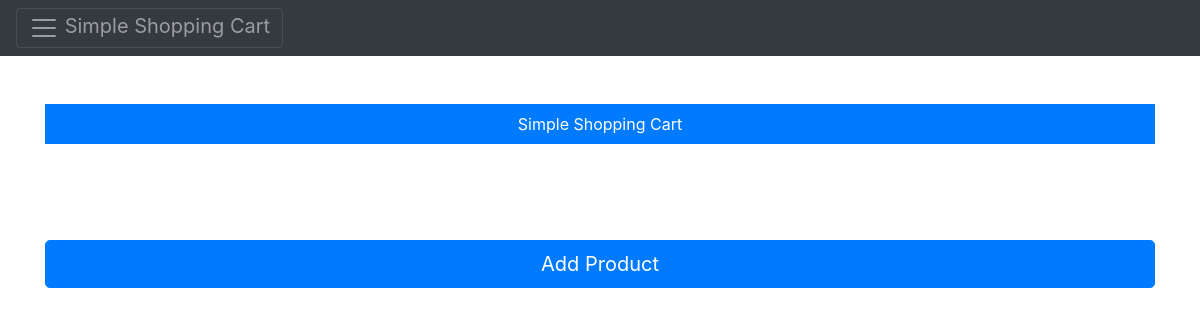
The page /shopping/ on the database as committed earlier.
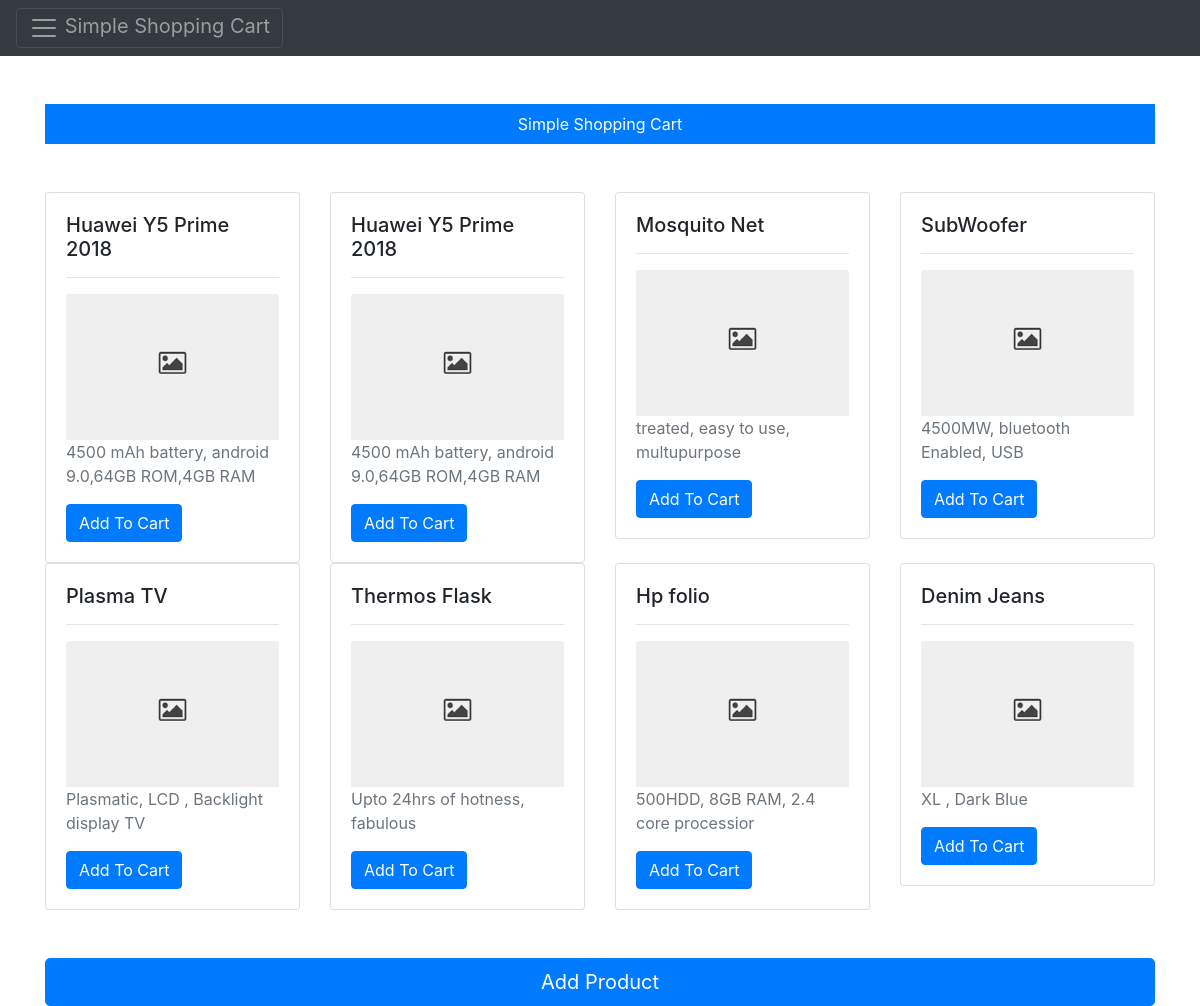
The same page on the database as committed later.
### cart/models.py (models this page shows)
class AddProductModel(models.Model):
    product_name = models.CharField(max_length = 100)
    product_description = models.CharField(max_length = 500)
    product_price = models.DecimalField(decimal_places=2,max_digits=10)

### cart/views.py (the view)
# urls.py: path('',views.display_items,name="display_items"),
def display_items(request):
    items = AddProductModel.objects.all()
    context = {
        'items': items
    }
    return render(request,'display_items.html',context)

### cart/templates/display_items.html (shortened to what this page needs)
{% extends 'base.html' %}
{% block content %}
<br><br>
<div class="container">
        <span class="d-block p-2 bg-primary text-white text-center">Simple Shopping Cart</span>
</div><br><br>
<div class="container">
             <div class="row">
              {% for item in items %}
                <div class="col-sm-3">
                  <div class="card">
                    <div class="card-body">
                      <h5 class="card-title">{{item.product_name}}</h5><hr>
                      <img src="/media/simpleShoppingcart/cart/templates/images/thumbnail.png" alt="card image" class="card-img-top">
                      <p class="card-text text-muted">{{item.product_description}}</p>
                      <form method="POST" action="">
                         <button type="submit" class="btn btn-primary">Add To Cart</button>
                      </form>
                    </div>
                  </div>
                </div>
                {% endfor %}
              </div>
    <br><br>
              <a href="{% url 'add_product' %}" class="btn btn-primary btn-lg btn-block">Add Product</a>
</div>
{% endblock content %}

### cart/templates/base.html (shortened to what this page needs)
<!DOCTYPE html>
<html>
    <head>
    <link rel="stylesheet" href="https://stackpath.bootstrapcdn.com/bootstrap/4.4.1/css/bootstrap.min.css">
    <link rel="stylesheet" href="https://cdnjs.cloudflare.com/ajax/libs/font-awesome/5.12.1/js/all.min.js">
    </head>
    <body>
        <div class="pos-f-t">
            <nav class="navbar navbar-dark bg-dark">
                <button class="navbar-toggler" type="button" data-toggle="collapse" data-target="#navbarToggleExternalContent" aria-controls="navbarToggleExternalContent" aria-expanded="false" aria-label="Toggle navigation">
                <span class="navbar-toggler-icon"></span>
                <span>Simple Shopping Cart</span>
                </button>
            </nav>
    </div>
    {% block content %}
    {% endblock content %}
    </body>
</html>

Rows that differ between the two databases and show on the page:
added AddProductModel: product_name "Huawei Y5 Prime 2018", product_description "4500 mAh battery, android 9.0,64GB ROM,4GB RAM"
added AddProductModel: product_name "Huawei Y5 Prime 2018", product_description "4500 mAh battery, android 9.0,64GB ROM,4GB RAM"
added AddProductModel: product_name "Mosquito Net", product_description "treated, easy to use, multupurpose"
added AddProductModel: product_name "SubWoofer", product_description "4500MW, bluetooth Enabled, USB"
added AddProductModel: product_name "Plasma TV", product_description "Plasmatic, LCD , Backlight display TV"
added AddProductModel: product_name "Thermos Flask", product_description "Upto 24hrs of hotness, fabulous"
added AddProductModel: product_name "Hp folio", product_description "500HDD, 8GB RAM, 2.4 core processior"
added AddProductModel: product_name "Denim Jeans", product_description "XL , Dark Blue"
